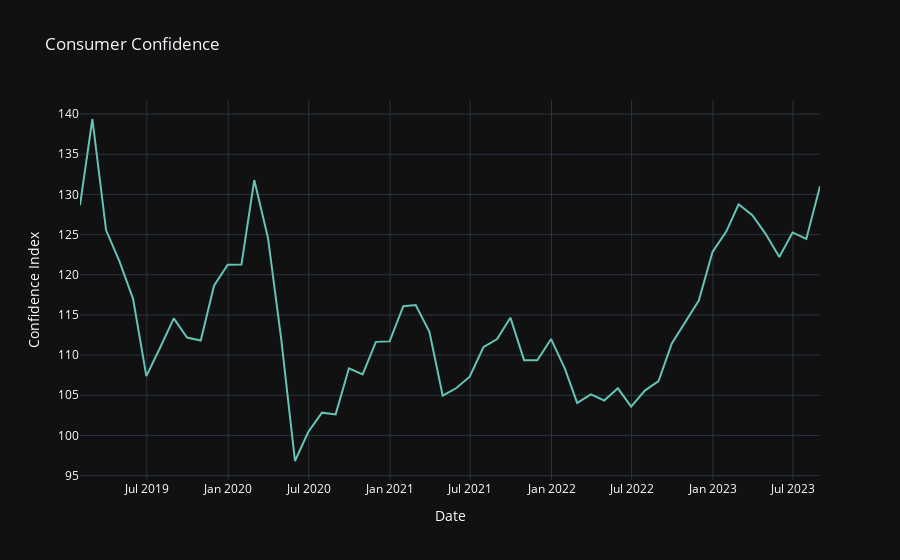

The cell this chart's notebook holds for it:
### Markdown cell above
#### Consumer Confidence:

### Code cell
fig_confidence = px.line(df_macroeconomic_book, x='date', y='confidence', title='Consumer Confidence', color_discrete_sequence=['rgb(100, 195, 181)'], template='plotly_dark')
fig_confidence.update_xaxes(title='Date', title_font=dict(color='white'), tickfont=dict(color='white'))
fig_confidence.update_yaxes(title='Confidence Index', title_font=dict(color='white'), tickfont=dict(color='white'))

fig_confidence.show()

### Figure 1 — Plotly figure (JSON) as saved in the notebook; plotly's stock layout.template omitted (floating-point values rounded to 4 significant figures)
{"data": [{"hovertemplate": "date=%{x}<br>confidence=%{y}<extra></extra>", "legendgroup": "", "line": {"color": "rgb(100, 195, 181)", "dash": "solid"}, "marker": {"symbol": "circle"}, "mode": "lines", "name": "", "orientation": "v", "showlegend": false, "type": "scatter", "x": ["2019-01-31T00:00:00", "2019-02-28T00:00:00", "2019-03-31T00:00:00", "2019-04-30T00:00:00", "2019-05-31T00:00:00", "2019-06-30T00:00:00", "2019-07-31T00:00:00", "2019-08-31T00:00:00", "2019-09-30T00:00:00", "2019-10-31T00:00:00", "2019-11-30T00:00:00", "2019-12-31T00:00:00", "2020-01-31T00:00:00", "2020-02-29T00:00:00", "2020-03-31T00:00:00", "2020-04-30T00:00:00", "2020-05-31T00:00:00", "2020-06-30T00:00:00", "2020-07-31T00:00:00", "2020-08-31T00:00:00", "2020-09-30T00:00:00", "2020-10-31T00:00:00", "2020-11-30T00:00:00", "2020-12-31T00:00:00", "2021-01-31T00:00:00", "2021-02-28T00:00:00", "2021-03-31T00:00:00", "2021-04-30T00:00:00", "2021-05-31T00:00:00", "2021-06-30T00:00:00", "2021-07-31T00:00:00", "2021-08-31T00:00:00", "2021-09-30T00:00:00", "2021-10-31T00:00:00", "2021-11-30T00:00:00", "2021-12-31T00:00:00", "2022-01-31T00:00:00", "2022-02-28T00:00:00", "2022-03-31T00:00:00", "2022-04-30T00:00:00", "2022-05-31T00:00:00", "2022-06-30T00:00:00", "2022-07-31T00:00:00", "2022-08-31T00:00:00", "2022-09-30T00:00:00", "2022-10-31T00:00:00", "2022-11-30T00:00:00", "2022-12-31T00:00:00", "2023-01-31T00:00:00", "2023-02-28T00:00:00", "2023-03-31T00:00:00", "2023-04-30T00:00:00", "2023-05-31T00:00:00", "2023-06-30T00:00:00", "2023-07-31T00:00:00", "2023-08-31T00:00:00"], "xaxis": "x", "y": [128.6, 139.4, 125.5, 121.7, 117.0, 107.4, 110.9, 114.6, 112.2, 111.8, 118.6, 121.3, 121.3, 131.8, 124.6, 112.0, 96.82, 100.4, 102.8, 102.6, 108.4, 107.6, 111.7, 111.7, 116.1, 116.2, 112.9, 105.0, 105.9, 107.3, 111.0, 112.0, 114.7, 109.4, 109.3, 112, 108.3, 104.0, 105.1, 104.3, 105.9, 103.6, 105.6, 106.8, 111.5, 114.2, 116.8, 122.8, 125.4, 128.8, 127.4, 125.1, 122.2, 125.3, 124.5, 131.0], "yaxis": "y"}], "layout": {"legend": {"tracegroupgap": 0}, "title": {"text": "Consumer Confidence"}, "xaxis": {"anchor": "y", "domain": [0, 1], "tickfont": {"color": "white"}, "title": {"font": {"color": "white"}, "text": "Date"}}, "yaxis": {"anchor": "x", "domain": [0, 1], "tickfont": {"color": "white"}, "title": {"font": {"color": "white"}, "text": "Confidence Index"}}}}
